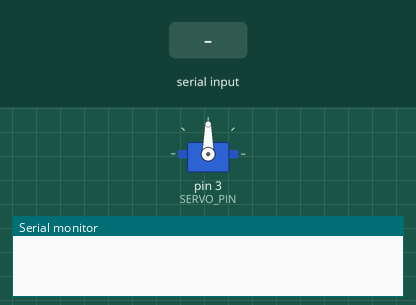
This sketch was run on a simulated Arduino Uno, built with avr-gcc and run on an emulated ATmega328P. Shown: servo, the last lines printed to the serial monitor. The test bench sets the inputs (shaded band).

Above: at 1.2 s.
1.3 s: "90;45\n" received over Serial
2.8 s: "30;150\n" received over Serial
At 3.5 s:
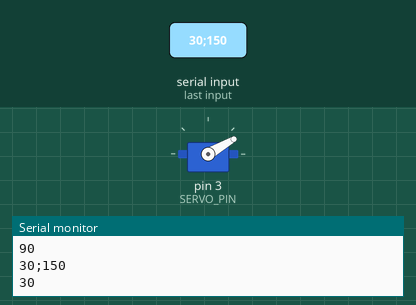
4.3 s: "200\n" received over Serial
At 4.8 s:
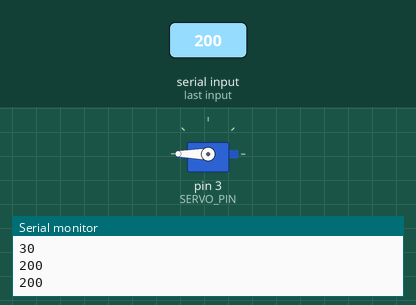
Timing chart, 0 to 7.3 s (numbered marks = the images above; inputs shaded):
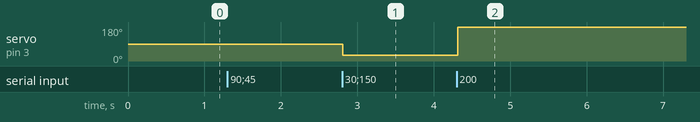

The sketch:

servo.ino
```cpp
#include <Servo.h>

Servo servo0;
int pos = 0;
int target = 0;

constexpr unsigned int SERVO_PIN = 3;


void setup() {
  servo0.attach(SERVO_PIN);
  Serial.begin(9600);
}

int cmd_threshold(int target, int pos) {
  if (pos > target) {
    return -1;
  }
  else if (pos < target) {
    return 1;
  }
  return 0;
}

void loop() {
  if (Serial.available()) {
    String msg = Serial.readStringUntil('\n');
    unsigned int pos = msg.indexOf(';');
    target = atoi(msg.substring(0, pos).c_str());
    Serial.println(msg);
    Serial.println(target);
  }
  int dx = cmd_threshold(target, pos);
  if (dx != 0 && pos <= 180 && pos >= 0){
    pos += dx;
    servo0.write(pos);
    //delay(15);
  }

}
```

Measured:
- after the input at 2.8 s, servo on pin 3 (SERVO_PIN): 90° → 30° at once
- after the input at 4.3 s, servo on pin 3 (SERVO_PIN): 30° → 180° at once
